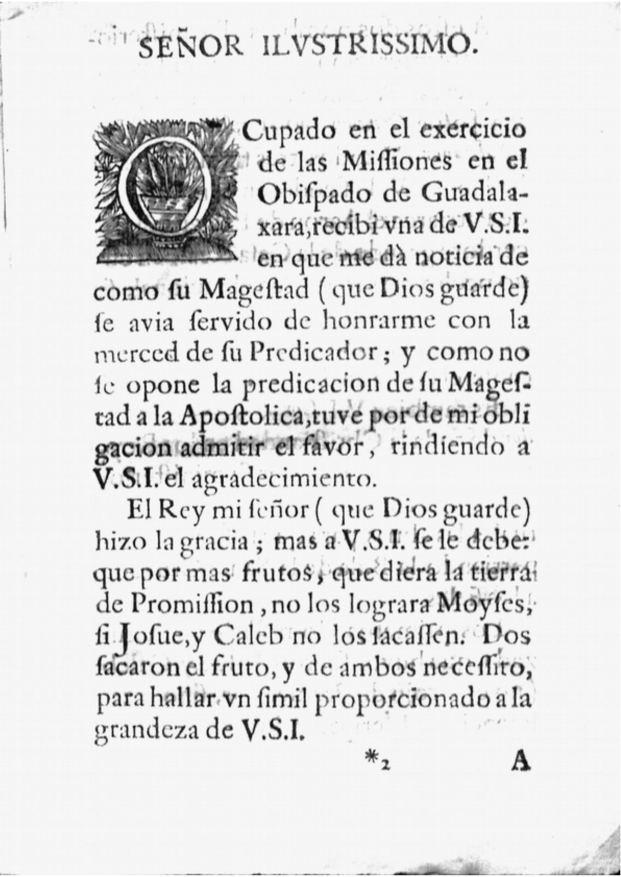
#> input picture pdf_images/page_1.png, 2481 x 3508 px (shown at 1/4 size)
$ jupyter execute --allow-errors 'TEST 3.ipynb'
#> lines starting #> are read from the running program, lines starting #| are printed output that depends on the picture
[cell 1]
import os
import random
from PIL import Image, ImageDraw, ImageFont, ImageFilter
import numpy as np
import matplotlib.pyplot as plt
import cv2

# Spanish historical text (sample 5 pages)
sample_texts = [
    "Don Quijote salió una vez más al campo con su lanza y armadura.",
    "La nobleza del alma se refleja en cada acto del caballero.",
    "En la villa de La Mancha vivía un hidalgo de los de lanza en astillero.",
    "El sabio autor relató hazañas tan grandes como los montes.",
    "Y así comenzó la leyenda del ingenioso hidalgo Don Quijote de la Mancha."
]

# Make output folder
output_dir = "synthetic_renaissance_pages"
os.makedirs(output_dir, exist_ok=True)

# Load a calligraphy or old-style font (fallback to default)
try:
    font = ImageFont.truetype("OldeEnglish.ttf", 28)  # use a historic-looking font if available
except:
    font = ImageFont.truetype("arial.ttf", 28)
def add_noise(img_np, amount=0.02):
    noisy = img_np.copy()
    h, w = noisy.shape
    num_salt = int(amount * h * w)

    # Generate salt (white pixels)
    for _ in range(num_salt):
        y = np.random.randint(0, h)
        x = np.random.randint(0, w)
        noisy[y, x] = 255  # white pixel

    return noisy


def degrade_image(img):
    # Ink bleed
    img = img.filter(ImageFilter.GaussianBlur(radius=1.2))

    # Convert to numpy for OpenCV
    img_np = np.array(img.convert("L"))

    # Add smudging using motion blur
    kernel_size = 15
    kernel_motion_blur = np.zeros((kernel_size, kernel_size))
    kernel_motion_blur[int((kernel_size-1)/2), :] = np.ones(kernel_size)
    kernel_motion_blur = kernel_motion_blur / kernel_size
    img_np = cv2.filter2D(img_np, -1, kernel_motion_blur)

    # Add faded effect
    img_np = cv2.addWeighted(img_np, 0.8, 255 * np.ones_like(img_np, dtype=np.uint8), 0.2, 0)

    # Add noise
    img_np = add_noise(img_np, amount=0.01)

    return Image.fromarray(img_np)

# Generate 5 synthetic pages
for i, text in enumerate(sample_texts):
    img = Image.new('RGB', (1000, 200), color='white')
    draw = ImageDraw.Draw(img)
    draw.text((40, 80), text, fill='black', font=font)

    degraded = degrade_image(img)
    file_path = os.path.join(output_dir, f"renaissance_page_{i+1}.png")
    degraded.save(file_path)

    print(f"✅ Saved: {file_path}")
#> this loop made 5 passes
#> pass 1, in degrade_image, `img = img.filter(ImageFilter.GaussianBlur(radius=1.2))`:
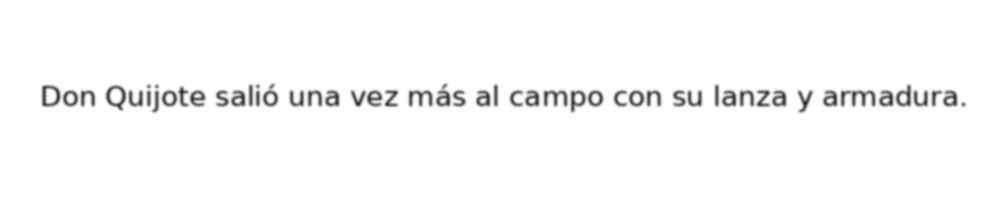
#> img: PIL image 1000x200 RGB; min 34, max 255, mean 249.2
#> pass 1, in degrade_image, `img_np = cv2.filter2D(img_np, -1, kernel_motion_blur)`:
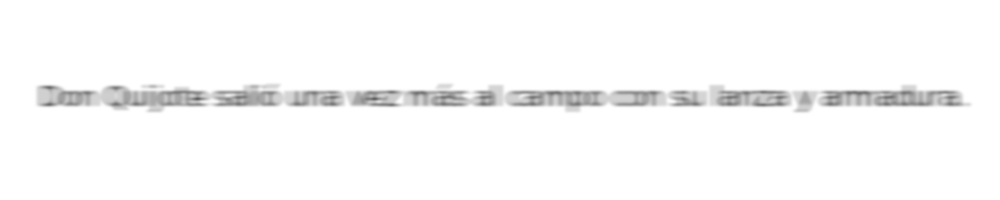
#> img_np: shape (200, 1000); min 97, max 255, mean 249.2
#> after the loop:
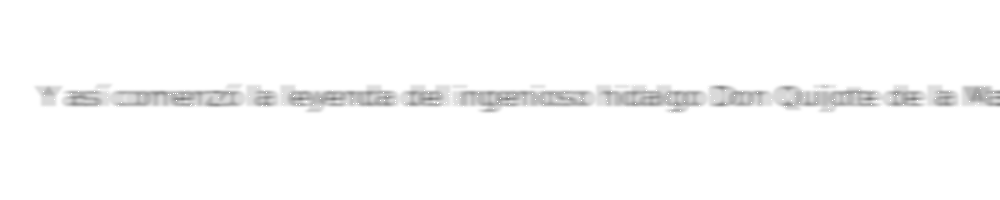
#> degraded: PIL image 1000x200 L; min 129, max 255, mean 249.9
#> after the loop:
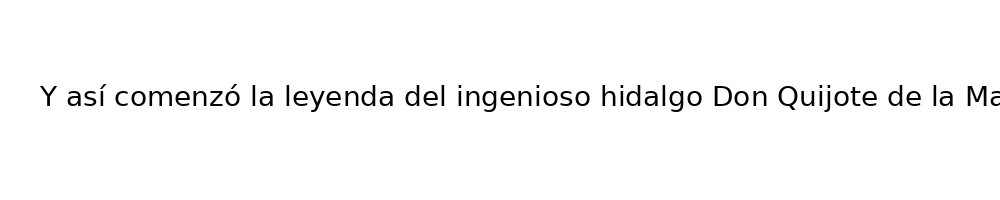
#> img: PIL image 1000x200 RGB; min 0, max 255, mean 248.6

print("🎨 Done! All 5 synthetic degraded images generated.")

# Evaluation

[cell 2]
import lpips
import torch
from PIL import Image
import torchvision.transforms as transforms

# Load images
img1 = Image.open('pdf_images/page_1.png').convert('RGB')
#> img1 is the input picture: PIL image 2481x3508 RGB; min 0, max 255, mean 224
img2 = Image.open('synthetic_renaissance_pages/renaissance_page_1.png').convert('RGB')

# Resize to same dimensions (if needed)
img2 = img2.resize(img1.size)
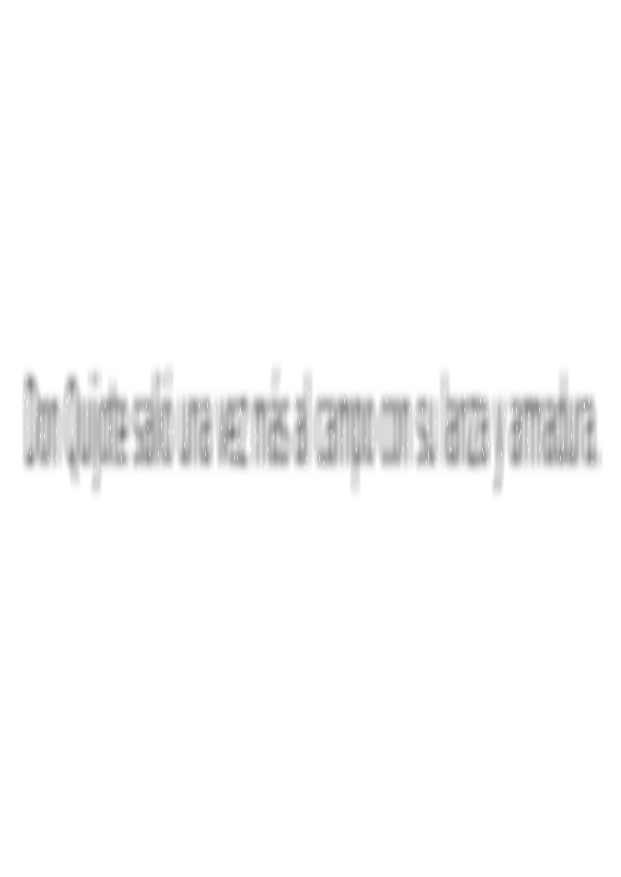
#> img2: PIL image 2481x3508 RGB (shown at 1/4 size); min 128, max 255, mean 250.4

# Convert to tensors [-1, 1]
#> (the rest of this cell did not finish here and is left out)
